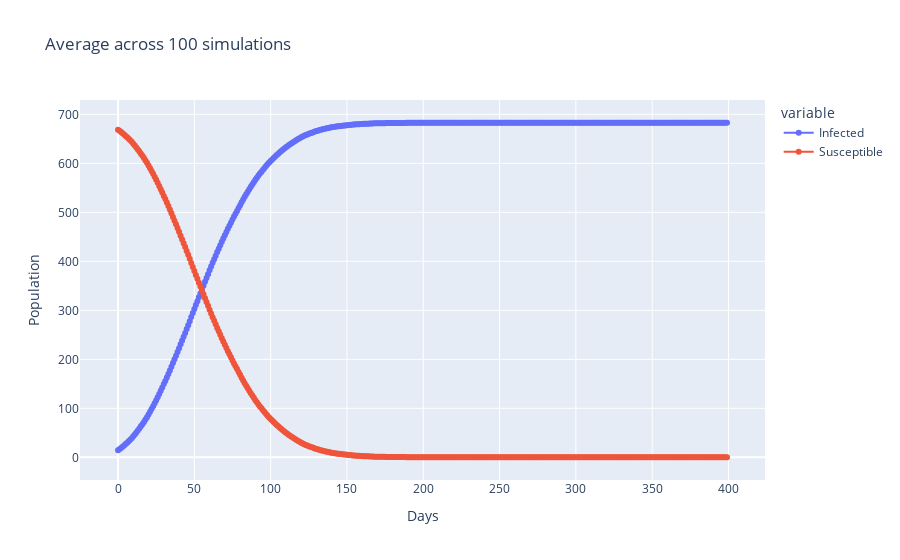

Notebook code for this chart:
### Markdown cell above
### A detailed Plot for I(0)=10

### Code cell
data = {'Days':np.arange(0,400,1),'Infected':Sim100[1],'Susceptible':Sim100[0]}
df = pd.DataFrame(data)
fig = px.line(df, x='Days', y=['Infected','Susceptible'], labels={'value':'Population'},markers=True,
    title='Average across 100 simulations' )
fig.show()

### Figure 1 — Plotly figure (JSON) as saved in the notebook; plotly's stock layout.template omitted (floating-point values rounded to 4 significant figures; data arrays with more than 128 entries replaced by an {"elided": "..."} marker saying what was removed)
{"data": [{"hovertemplate": "variable=Infected<br>Days=%{x}<br>Population=%{y}<extra></extra>", "legendgroup": "Infected", "line": {"color": "#636efa", "dash": "solid"}, "marker": {"symbol": "circle"}, "mode": "lines+markers", "name": "Infected", "orientation": "v", "showlegend": true, "type": "scatter", "x": {"elided": "400 int values"}, "xaxis": "x", "y": {"elided": "400 float values"}, "yaxis": "y"}, {"hovertemplate": "variable=Susceptible<br>Days=%{x}<br>Population=%{y}<extra></extra>", "legendgroup": "Susceptible", "line": {"color": "#EF553B", "dash": "solid"}, "marker": {"symbol": "circle"}, "mode": "lines+markers", "name": "Susceptible", "orientation": "v", "showlegend": true, "type": "scatter", "x": {"elided": "400 int values"}, "xaxis": "x", "y": {"elided": "400 float values"}, "yaxis": "y"}], "layout": {"legend": {"title": {"text": "variable"}, "tracegroupgap": 0}, "title": {"text": "Average across 100 simulations"}, "xaxis": {"anchor": "y", "domain": [0, 1], "title": {"text": "Days"}}, "yaxis": {"anchor": "x", "domain": [0, 1], "title": {"text": "Population"}}}}
